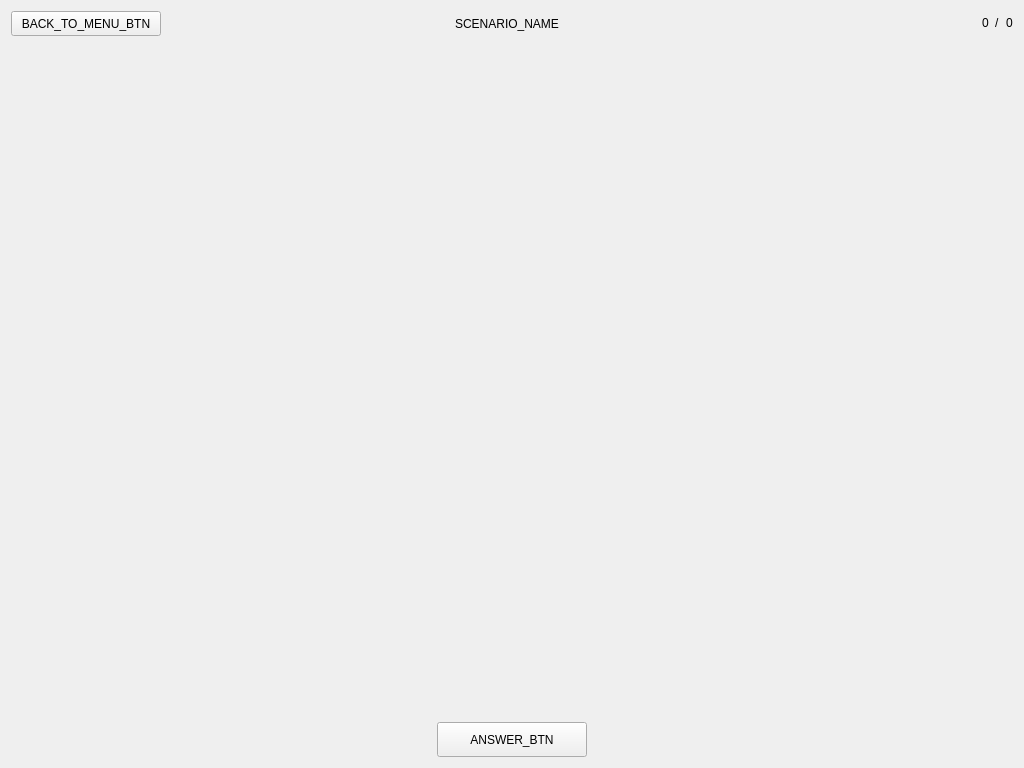
<?xml version="1.0" encoding="UTF-8"?>
<ui version="4.0">
 <class>Form</class>
 <widget class="QWidget" name="Form">
  <property name="geometry">
   <rect>
    <x>0</x>
    <y>0</y>
    <width>1024</width>
    <height>768</height>
   </rect>
  </property>
  <property name="windowTitle">
   <string>Form</string>
  </property>
  <layout class="QGridLayout" name="gridLayout" rowstretch="0,1,0">
   <item row="0" column="0">
    <layout class="QHBoxLayout" name="horizontalLayout_2" stretch="1,0,3,1">
     <property name="sizeConstraint">
      <enum>QLayout::SetFixedSize</enum>
     </property>
     <item>
      <widget class="QPushButton" name="backMenuBtn">
       <property name="sizePolicy">
        <sizepolicy hsizetype="Preferred" vsizetype="Fixed">
         <horstretch>0</horstretch>
         <verstretch>0</verstretch>
        </sizepolicy>
       </property>
       <property name="minimumSize">
        <size>
         <width>150</width>
         <height>25</height>
        </size>
       </property>
       <property name="maximumSize">
        <size>
         <width>0</width>
         <height>16777215</height>
        </size>
       </property>
       <property name="text">
        <string>BACK_TO_MENU_BTN</string>
       </property>
      </widget>
     </item>
     <item>
      <spacer name="horizontalSpacer_2">
       <property name="orientation">
        <enum>Qt::Horizontal</enum>
       </property>
       <property name="sizeHint" stdset="0">
        <size>
         <width>40</width>
         <height>20</height>
        </size>
       </property>
      </spacer>
     </item>
     <item>
      <widget class="QLabel" name="scenarioLbl">
       <property name="text">
        <string>SCENARIO_NAME</string>
       </property>
       <property name="alignment">
        <set>Qt::AlignCenter</set>
       </property>
      </widget>
     </item>
     <item>
      <layout class="QHBoxLayout" name="counterLayout">
       <property name="sizeConstraint">
        <enum>QLayout::SetMinimumSize</enum>
       </property>
       <property name="leftMargin">
        <number>0</number>
       </property>
       <item>
        <spacer name="horizontalSpacer">
         <property name="orientation">
          <enum>Qt::Horizontal</enum>
         </property>
         <property name="sizeHint" stdset="0">
          <size>
           <width>40</width>
           <height>20</height>
          </size>
         </property>
        </spacer>
       </item>
       <item>
        <widget class="QLabel" name="currentLbl">
         <property name="sizePolicy">
          <sizepolicy hsizetype="Fixed" vsizetype="Fixed">
           <horstretch>0</horstretch>
           <verstretch>0</verstretch>
          </sizepolicy>
         </property>
         <property name="text">
          <string>0</string>
         </property>
        </widget>
       </item>
       <item>
        <widget class="QLabel" name="separatorLbl">
         <property name="sizePolicy">
          <sizepolicy hsizetype="Fixed" vsizetype="Fixed">
           <horstretch>0</horstretch>
           <verstretch>0</verstretch>
          </sizepolicy>
         </property>
         <property name="text">
          <string>/</string>
         </property>
        </widget>
       </item>
       <item>
        <widget class="QLabel" name="totalLbl">
         <property name="sizePolicy">
          <sizepolicy hsizetype="Fixed" vsizetype="Fixed">
           <horstretch>0</horstretch>
           <verstretch>0</verstretch>
          </sizepolicy>
         </property>
         <property name="text">
          <string>0</string>
         </property>
        </widget>
       </item>
      </layout>
     </item>
    </layout>
   </item>
   <item row="1" column="0">
    <widget class="QWidget" name="exerciseWidget" native="true">
     <layout class="QGridLayout" name="gridLayout_2">
      <item row="0" column="0">
       <layout class="QGridLayout" name="exerciseLayout"/>
      </item>
     </layout>
    </widget>
   </item>
   <item row="2" column="0">
    <layout class="QHBoxLayout" name="horizontalLayout" stretch="0">
     <item>
      <widget class="QPushButton" name="answerBtn">
       <property name="sizePolicy">
        <sizepolicy hsizetype="Fixed" vsizetype="Fixed">
         <horstretch>0</horstretch>
         <verstretch>0</verstretch>
        </sizepolicy>
       </property>
       <property name="minimumSize">
        <size>
         <width>150</width>
         <height>35</height>
        </size>
       </property>
       <property name="text">
        <string>ANSWER_BTN</string>
       </property>
       <property name="autoDefault">
        <bool>false</bool>
       </property>
       <property name="default">
        <bool>false</bool>
       </property>
      </widget>
     </item>
    </layout>
   </item>
  </layout>
 </widget>
 <resources/>
 <connections/>
</ui>
